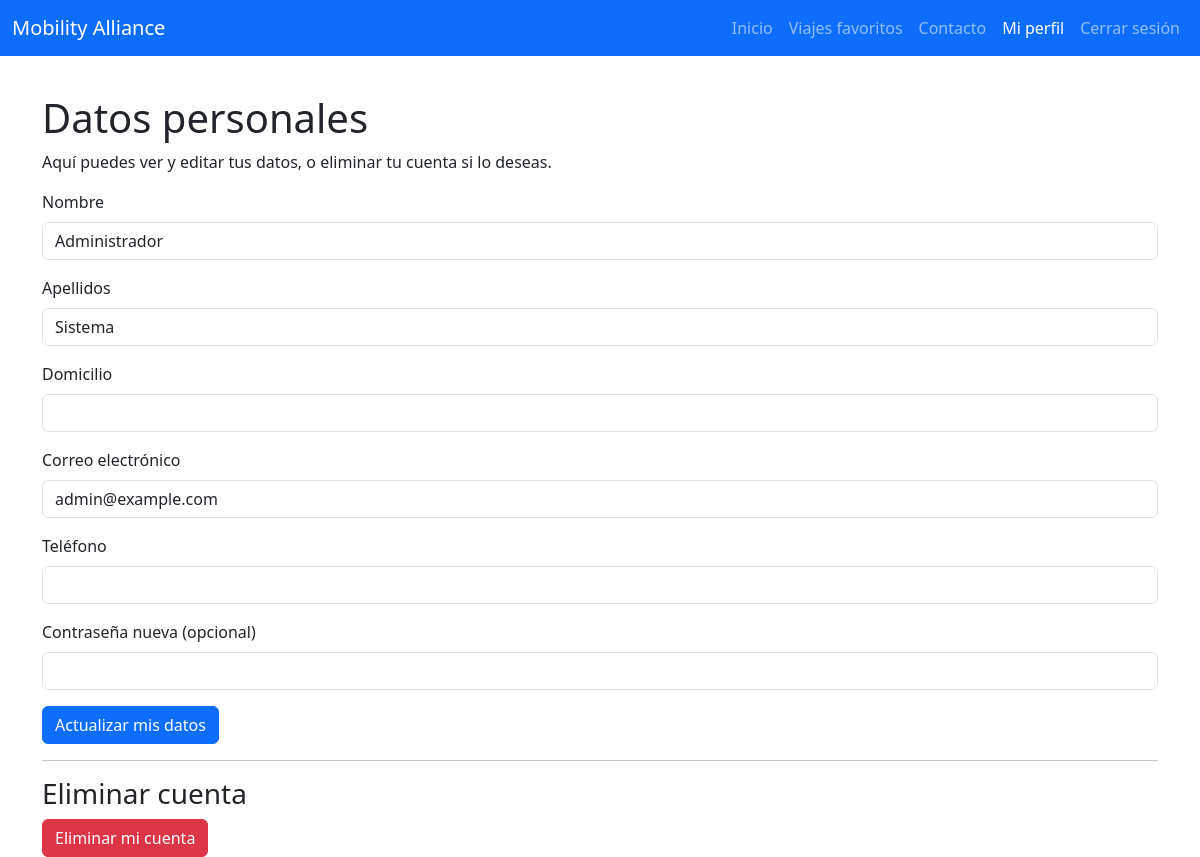
Page /principal/perfil/index.php (signed in) on the earlier database version.
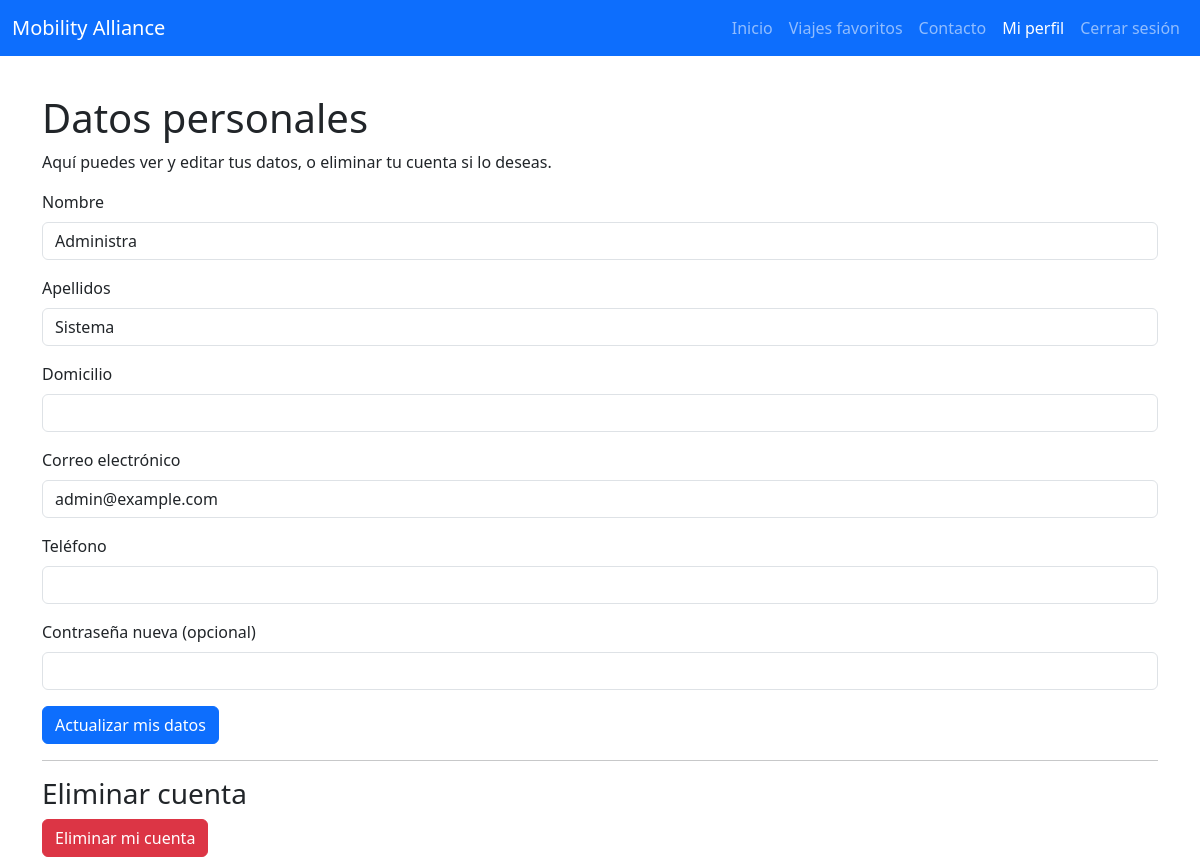
Same page on the later database version.
### tables this page shows
CREATE TABLE `usuarios` (
  `nombre_usuario` varchar(50) NOT NULL,
  `nombre` char(10) NOT NULL,
  `apellidos` char(100) DEFAULT NULL,
  `domicilio` varchar(255) DEFAULT NULL,
  `telefono` int(9) DEFAULT NULL,
  `correo_electronico` varchar(150) NOT NULL,
  `clave` varchar(255) NOT NULL,
  `rol` enum('usuario','admin') DEFAULT 'usuario'
);

### principal/perfil/index.php (the view, shortened to what this page needs)
<?php
require_once '../../db_pdo.php';
$usuario_actual = $_SESSION['usuario'];
$stmt = $pdo->prepare("SELECT * FROM usuarios WHERE nombre_usuario = :usuario");
$stmt->execute([':usuario' => $usuario_actual]);
$usuario = $stmt->fetch(PDO::FETCH_ASSOC);
?>
<!DOCTYPE html>
<html lang="es">
<head>
    <link href="../../bootstrap-5.3.8-dist/css/bootstrap.min.css" rel="stylesheet">
    <link href="../../css/paginas.css" rel="stylesheet">
</head>
<body>
<nav class="navbar navbar-expand-lg navbar-dark bg-primary fixed-top">
    <div class="container-fluid">
        <a class="navbar-brand" href="../index.php">Mobility Alliance</a>
        <div class="collapse navbar-collapse" id="navbarNav">
            <ul class="navbar-nav ms-auto">
                <li class="nav-item"><a class="nav-link" href="../index.php">Inicio</a></li>
                <li class="nav-item"><a class="nav-link" href="../viajes_favoritos/index.php">Viajes favoritos</a></li>
                <li class="nav-item"><a class="nav-link" href="../contactos/index.php">Contacto</a></li>
                <li class="nav-item"><a class="nav-link active" href="./index.php">Mi perfil</a></li>
                <li class="nav-item"><a class="nav-link" href="../../login/logout.php">Cerrar sesión</a></li>
            </ul>
        </div>
    </div>
</nav>
<div class="container mt-4">
    <h1>Datos personales</h1>
    <p>Aquí puedes ver y editar tus datos, o eliminar tu cuenta si lo deseas.</p>
    <form method="POST">
        <div class="mb-3">
            <label class="form-label">Nombre</label>
            <input type="text" name="nombre" class="form-control" value="<?= htmlspecialchars($usuario['nombre']) ?>" required>
        </div>
        <div class="mb-3">
            <label class="form-label">Apellidos</label>
            <input type="text" name="apellidos" class="form-control" value="<?= htmlspecialchars($usuario['apellidos']) ?>" required>
        </div>
        <div class="mb-3">
            <label class="form-label">Domicilio</label>
            <input type="text" name="domicilio" class="form-control" value="<?= htmlspecialchars($usuario['domicilio']) ?>">
        </div>
        <div class="mb-3">
            <label class="form-label">Correo electrónico</label>
            <input type="email" name="correo" class="form-control" value="<?= htmlspecialchars($usuario['correo_electronico']) ?>" required>
        </div>
        <div class="mb-3">
            <label class="form-label">Teléfono</label>
            <input type="text" name="telefono" class="form-control" value="<?= htmlspecialchars($usuario['telefono']) ?>">
        </div>
        <div class="mb-3">
            <label class="form-label">Contraseña nueva (opcional)</label>
            <input type="password" name="clave" class="form-control">
        </div>
        <button type="submit" class="btn btn-primary">Actualizar mis datos</button>
    </form>
    <hr>
    <h3>Eliminar cuenta</h3>
    <form method="POST" onsubmit="return confirm('¿Seguro que quieres eliminar tu cuenta? Esta acción no se puede deshacer.');">
        <button type="submit" class="btn btn-danger">Eliminar mi cuenta</button>
    </form>
</div>
</body>
</html>

Differences in the rows shown:
changed usuarios "Sistema": nombre "Administrador" → "Administra"
